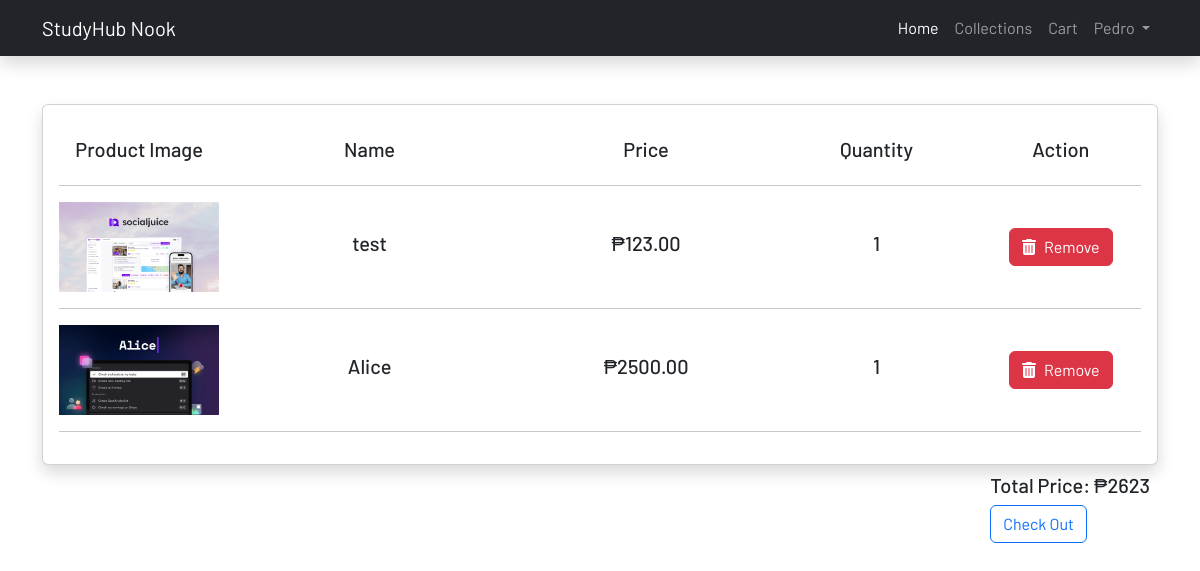
/cart.php (signed in), run on an earlier commit of the app's database.
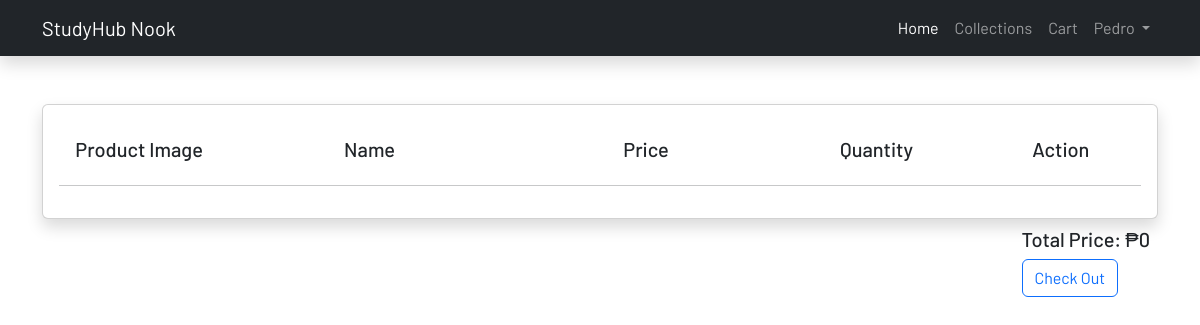
And on a later commit of the database.
### tables this page shows
CREATE TABLE `carts` (
  `id` int(11) NOT NULL,
  `name` varchar(191) NOT NULL,
  `user_id` int(11) NOT NULL,
  `prod_id` int(11) NOT NULL,
  `prod_qty` int(11) NOT NULL,
  `created_at` timestamp NOT NULL DEFAULT current_timestamp() ON UPDATE current_timestamp()
);

CREATE TABLE `products` (
  `id` int(11) NOT NULL,
  `category_id` int(11) NOT NULL,
  `name` varchar(255) NOT NULL,
  `slug` varchar(255) NOT NULL,
  `small_description` text DEFAULT NULL,
  `description` text DEFAULT NULL,
  `original_price` decimal(10,2) NOT NULL,
  `selling_price` decimal(10,2) NOT NULL,
  `image` varchar(255) DEFAULT NULL,
  `qty` int(11) NOT NULL,
  `status` tinyint(1) NOT NULL DEFAULT 0,
  `trending` tinyint(1) NOT NULL DEFAULT 0,
  `meta_title` varchar(255) DEFAULT NULL,
  `meta_keywords` text DEFAULT NULL,
  `meta_description` text DEFAULT NULL,
  `created_at` timestamp NOT NULL DEFAULT current_timestamp(),
  `updated_at` timestamp NOT NULL DEFAULT current_timestamp() ON UPDATE current_timestamp()
);

### functions/userfunctions.php (called while the page is built, shortened)
<?php
include('config/dbcon.php');
function getCartItems()
{
    global $con;
    $userId = $_SESSION['auth_user']['user_id'];
    $query = "SELECT c.id as cid, c.prod_id, c.prod_qty, p.id as pid, p.name, p.image, p.selling_price
            FROM carts c, products p WHERE c.prod_id = p.id AND c.user_id='$userId' ORDER BY c.id DESC";
    return $query_run = mysqli_query($con, $query);
}
?>

### cart.php (the view, shortened to what this page needs)
<?php
include('functions/userfunctions.php');
include('includes/header.php');
?>
<div class="py-5">
    <div class="container">
        <div class="card card-body shadow">
            <div class="row">
                <div class="col-md-12">
                    <div class="row align-items-center mt-3 text-center">
                        <div class="col-md-2">
                            <h5>Product Image</h5>
                        </div>
                        <div class="col-md-3">
                            <h5>Name</h5>
                        </div>
                        <div class="col-md-3">
                            <h5>Price</h5>
                        </div>
                        <div class="col-md-2">
                            <h5>Quantity</h5>
                        </div>
                        <div class="col-md-2">
                            <h5>Action</h5>
                        </div>
                    </div>
                    <div id="mycart">
                        <hr>
                        <?php
                        $items = getCartItems();
                        $totalPrice = 0;
                        foreach($items as $citem) {
                            $totalPrice += $citem['selling_price'] * $citem['prod_qty'];
                        ?>
                            <div class="row align-items-center mt-1 mb-1 text-center">
                                <div class="col-md-2">
                                    <img src="uploads/<?= $citem['image'] ?>" alt="Product Image" class="w-100">
                                </div>
                                <div class="col-md-3">
                                    <h5><?= $citem['name'] ?></h5>
                                </div>
                                <div class="col-md-3">
                                    <h5>₱<?= $citem['selling_price'] ?></h5>
                                </div>
                                <div class="col-md-2">
                                    <h5><?= $citem['prod_qty']?></h5>
                                </div>
                                <div class="col-md-2">
                                    <button class="btn btn-danger deleteItem" value="<?= $citem['cid'];?>"><i class="fa fa-trash me-2"></i>Remove</button>
                                </div>
                            </div>
                            <hr>
                        <?php
                        }
                        ?>
                    </div>
                </div>
            </div>
        </div>
        <div class="float-end m-2">
            <h5>Total Price: ₱<?= $totalPrice ?></h5>
            <button type="button" class="btn btn-outline-primary checkOutBtn">Check Out</button>
        </div>
    </div>
</div>
<?php include('includes/footer.php'); ?>

What changed in the data, as far as the page shows it:
removed carts: products.image (picture), products.name "test", products.selling_price "123.00", prod_qty "1", $citem['cid'] 5 (drawn)
removed carts: products.image (picture), products.name "Alice", products.selling_price "2500.00", prod_qty "1", $citem['cid'] 4 (drawn)
Also different on the page:
$totalPrice: "2623" → "0"
